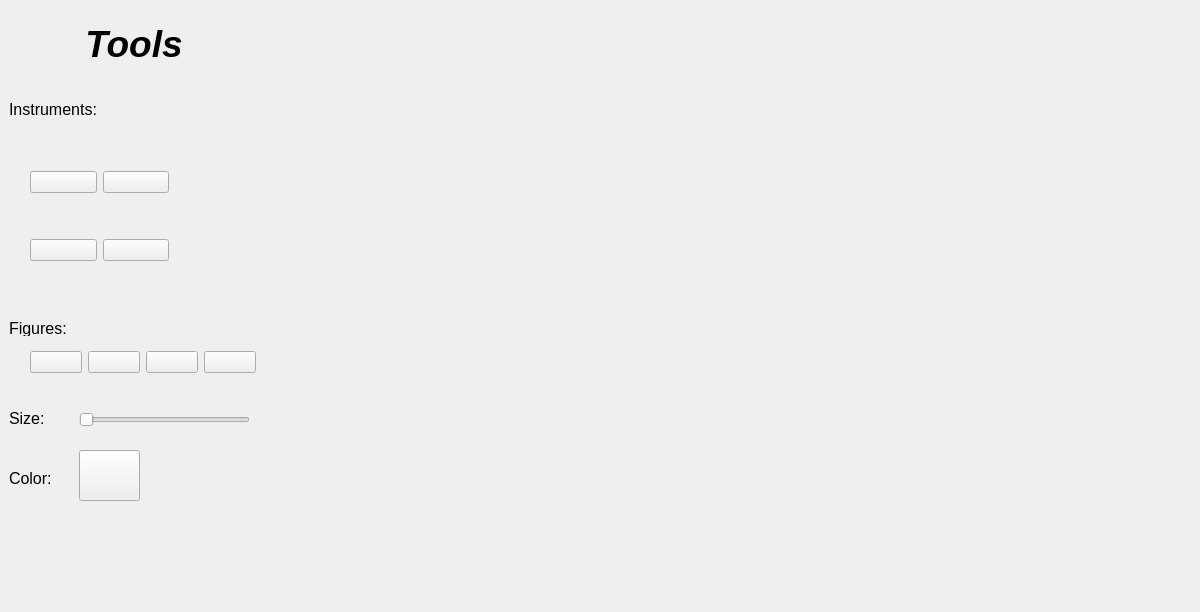
<?xml version="1.0" encoding="UTF-8"?>
<ui version="4.0">
 <class>MainWindow</class>
 <widget class="QMainWindow" name="MainWindow">
  <property name="geometry">
   <rect>
    <x>0</x>
    <y>0</y>
    <width>1200</width>
    <height>612</height>
   </rect>
  </property>
  <property name="windowTitle">
   <string>MainWindow</string>
  </property>
  <widget class="QWidget" name="centralWidget">
   <widget class="QWidget" name="toolsWidget" native="true">
    <property name="geometry">
     <rect>
      <x>-1</x>
      <y>0</y>
      <width>300</width>
      <height>600</height>
     </rect>
    </property>
    <widget class="QLabel" name="tools_label">
     <property name="geometry">
      <rect>
       <x>10</x>
       <y>20</y>
       <width>250</width>
       <height>50</height>
      </rect>
     </property>
     <property name="text">
      <string>&lt;html&gt;&lt;head/&gt;&lt;body&gt;&lt;p&gt;&lt;span style=&quot; font-size:28pt; font-weight:600; font-style:italic;&quot;&gt;Tools&lt;/span&gt;&lt;/p&gt;&lt;/body&gt;&lt;/html&gt;</string>
     </property>
     <property name="alignment">
      <set>Qt::AlignCenter</set>
     </property>
    </widget>
    <widget class="QLabel" name="instruments">
     <property name="geometry">
      <rect>
       <x>10</x>
       <y>100</y>
       <width>91</width>
       <height>19</height>
      </rect>
     </property>
     <property name="font">
      <font>
       <pointsize>12</pointsize>
      </font>
     </property>
     <property name="text">
      <string>Instruments:</string>
     </property>
    </widget>
    <widget class="QSlider" name="size">
     <property name="geometry">
      <rect>
       <x>80</x>
       <y>410</y>
       <width>171</width>
       <height>20</height>
      </rect>
     </property>
     <property name="font">
      <font>
       <pointsize>12</pointsize>
      </font>
     </property>
     <property name="minimum">
      <number>1</number>
     </property>
     <property name="maximum">
      <number>72</number>
     </property>
     <property name="orientation">
      <enum>Qt::Horizontal</enum>
     </property>
     <property name="invertedAppearance">
      <bool>false</bool>
     </property>
     <property name="invertedControls">
      <bool>false</bool>
     </property>
    </widget>
    <widget class="QLabel" name="size_label">
     <property name="geometry">
      <rect>
       <x>10</x>
       <y>410</y>
       <width>51</width>
       <height>16</height>
      </rect>
     </property>
     <property name="font">
      <font>
       <pointsize>12</pointsize>
      </font>
     </property>
     <property name="text">
      <string>Size:</string>
     </property>
    </widget>
    <widget class="QLabel" name="figures_label">
     <property name="geometry">
      <rect>
       <x>10</x>
       <y>320</y>
       <width>61</width>
       <height>16</height>
      </rect>
     </property>
     <property name="font">
      <font>
       <pointsize>12</pointsize>
      </font>
     </property>
     <property name="text">
      <string>Figures:</string>
     </property>
    </widget>
    <widget class="QLabel" name="colors_label">
     <property name="geometry">
      <rect>
       <x>10</x>
       <y>470</y>
       <width>51</width>
       <height>16</height>
      </rect>
     </property>
     <property name="font">
      <font>
       <pointsize>12</pointsize>
      </font>
     </property>
     <property name="text">
      <string>Color:</string>
     </property>
    </widget>
    <widget class="QWidget" name="layoutWidget">
     <property name="geometry">
      <rect>
       <x>20</x>
       <y>120</y>
       <width>161</width>
       <height>192</height>
      </rect>
     </property>
     <layout class="QGridLayout" name="gridLayout_2">
      <item row="1" column="0">
       <widget class="QPushButton" name="spray">
        <property name="toolTipDuration">
         <number>-1</number>
        </property>
        <property name="text">
         <string/>
        </property>
        <property name="icon">
         <iconset resource="res.qrc">
          <normaloff>:/img/res/sprayStyleImg.jpg</normaloff>:/img/res/sprayStyleImg.jpg</iconset>
        </property>
        <property name="iconSize">
         <size>
          <width>60</width>
          <height>80</height>
         </size>
        </property>
       </widget>
      </item>
      <item row="0" column="0">
       <widget class="QPushButton" name="pen">
        <property name="text">
         <string/>
        </property>
        <property name="icon">
         <iconset resource="res.qrc">
          <normaloff>:/img/res/penInstrumentImg.jpg</normaloff>:/img/res/penInstrumentImg.jpg</iconset>
        </property>
        <property name="iconSize">
         <size>
          <width>60</width>
          <height>80</height>
         </size>
        </property>
       </widget>
      </item>
      <item row="1" column="1">
       <widget class="QPushButton" name="pouring">
        <property name="toolTipDuration">
         <number>-1</number>
        </property>
        <property name="text">
         <string/>
        </property>
        <property name="icon">
         <iconset resource="res.qrc">
          <normaloff>:/img/res/pouringStyleImg.jpg</normaloff>:/img/res/pouringStyleImg.jpg</iconset>
        </property>
        <property name="iconSize">
         <size>
          <width>60</width>
          <height>80</height>
         </size>
        </property>
       </widget>
      </item>
      <item row="0" column="1">
       <widget class="QPushButton" name="rubber">
        <property name="toolTipDuration">
         <number>-1</number>
        </property>
        <property name="text">
         <string/>
        </property>
        <property name="icon">
         <iconset resource="res.qrc">
          <normaloff>:/img/res/rubberInstrumentImg.jpg</normaloff>:/img/res/rubberInstrumentImg.jpg</iconset>
        </property>
        <property name="iconSize">
         <size>
          <width>60</width>
          <height>80</height>
         </size>
        </property>
       </widget>
      </item>
     </layout>
    </widget>
    <widget class="QPushButton" name="colors">
     <property name="geometry">
      <rect>
       <x>80</x>
       <y>450</y>
       <width>61</width>
       <height>51</height>
      </rect>
     </property>
     <property name="text">
      <string/>
     </property>
    </widget>
    <widget class="QWidget" name="layoutWidget">
     <property name="geometry">
      <rect>
       <x>20</x>
       <y>340</y>
       <width>248</width>
       <height>45</height>
      </rect>
     </property>
     <layout class="QHBoxLayout" name="horizontalLayout_2">
      <item>
       <widget class="QPushButton" name="line">
        <property name="text">
         <string/>
        </property>
        <property name="icon">
         <iconset resource="res.qrc">
          <normaloff>:/img/res/lineFigureImg.jpg</normaloff>:/img/res/lineFigureImg.jpg</iconset>
        </property>
        <property name="iconSize">
         <size>
          <width>45</width>
          <height>35</height>
         </size>
        </property>
       </widget>
      </item>
      <item>
       <widget class="QPushButton" name="rectangle">
        <property name="toolTipDuration">
         <number>-1</number>
        </property>
        <property name="text">
         <string/>
        </property>
        <property name="icon">
         <iconset resource="res.qrc">
          <normaloff>:/img/res/rectangleFigureImg.jpg</normaloff>:/img/res/rectangleFigureImg.jpg</iconset>
        </property>
        <property name="iconSize">
         <size>
          <width>45</width>
          <height>35</height>
         </size>
        </property>
       </widget>
      </item>
      <item>
       <widget class="QPushButton" name="elipse">
        <property name="toolTipDuration">
         <number>-1</number>
        </property>
        <property name="text">
         <string/>
        </property>
        <property name="icon">
         <iconset resource="res.qrc">
          <normaloff>:/img/res/sircleFigureImg.jpg</normaloff>:/img/res/sircleFigureImg.jpg</iconset>
        </property>
        <property name="iconSize">
         <size>
          <width>45</width>
          <height>35</height>
         </size>
        </property>
       </widget>
      </item>
      <item>
       <widget class="QPushButton" name="triangle">
        <property name="toolTipDuration">
         <number>-1</number>
        </property>
        <property name="text">
         <string/>
        </property>
        <property name="icon">
         <iconset resource="res.qrc">
          <normaloff>:/img/res/triangleFigureImg.jpg</normaloff>:/img/res/triangleFigureImg.jpg</iconset>
        </property>
        <property name="iconSize">
         <size>
          <width>45</width>
          <height>35</height>
         </size>
        </property>
       </widget>
      </item>
     </layout>
    </widget>
   </widget>
   <widget class="QLabel" name="menuIcon_path">
    <property name="geometry">
     <rect>
      <x>10</x>
      <y>0</y>
      <width>60</width>
      <height>600</height>
     </rect>
    </property>
    <property name="text">
     <string/>
    </property>
    <property name="pixmap">
     <pixmap resource="res.qrc">:/img/res/menu_icon.png</pixmap>
    </property>
   </widget>
   <widget class="QWidget" name="gridLayoutWidget">
    <property name="geometry">
     <rect>
      <x>80</x>
      <y>0</y>
      <width>1121</width>
      <height>591</height>
     </rect>
    </property>
    <layout class="QGridLayout" name="gridLayout"/>
   </widget>
  </widget>
  <widget class="QMenuBar" name="menuBar">
   <property name="geometry">
    <rect>
     <x>0</x>
     <y>0</y>
     <width>1200</width>
     <height>21</height>
    </rect>
   </property>
  </widget>
 </widget>
 <layoutdefault spacing="6" margin="11"/>
 <resources>
  <include location="res.qrc"/>
 </resources>
 <connections/>
</ui>
